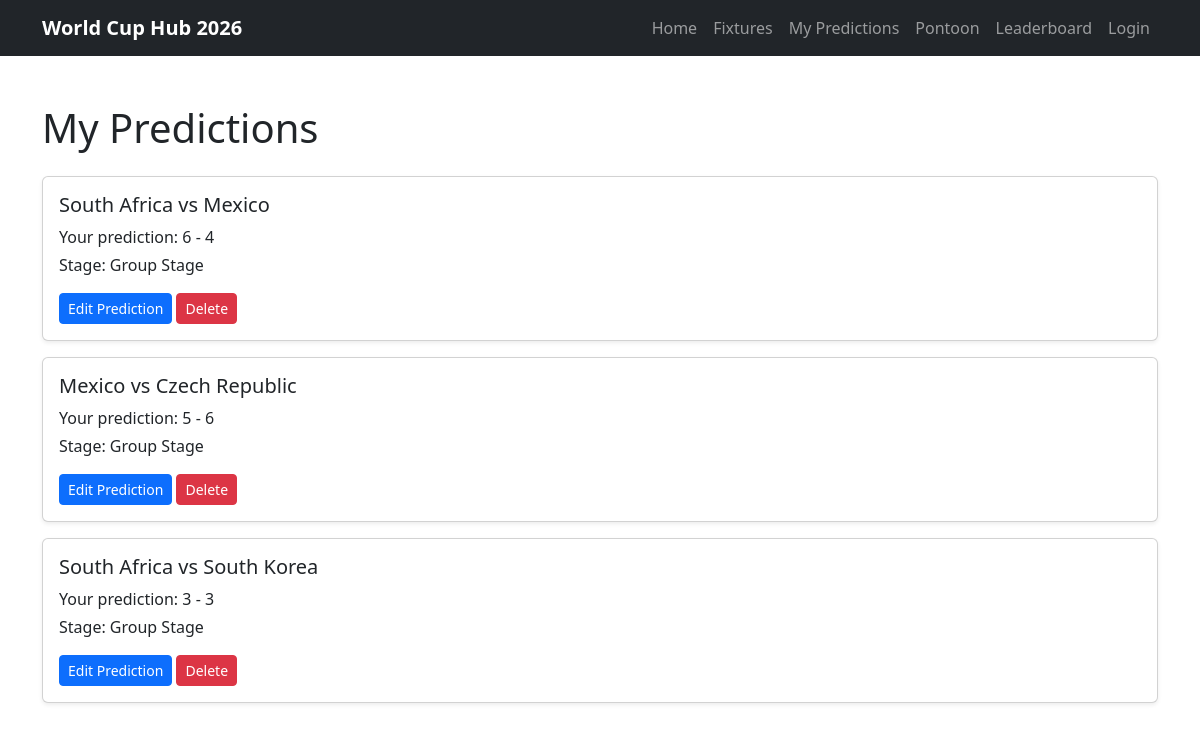
/my-predictions/ (signed in), run on an earlier commit of the app's database.
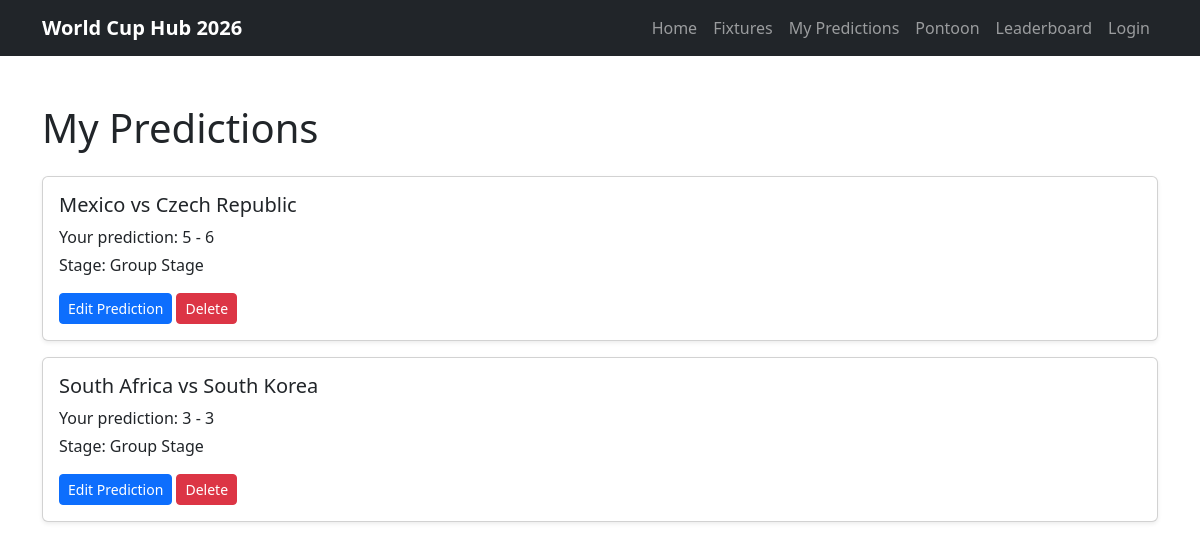
And on a later commit of the database.
### predictor/models.py (models this page shows, shortened)
class Prediction(models.Model):
    user = models.ForeignKey(User, on_delete=models.CASCADE, related_name='predictions')
    fixture = models.ForeignKey(Fixture, on_delete=models.CASCADE, related_name='predictions')
    predicted_home_score = models.PositiveIntegerField()
    predicted_away_score = models.PositiveIntegerField()
    points_awarded = models.IntegerField(default=0)
    created_at = models.DateTimeField(auto_now_add=True)
    class Meta:
        unique_together = ('user', 'fixture')
        ordering = ['fixture__kickoff_time']

class Fixture(models.Model):
    STAGE_CHOICES = [
        ('Group Stage', 'Group Stage'),
        ('Round of 32', 'Round of 32'),
        ('Round of 16', 'Round of 16'),
        ('Quarterfinals', 'Quarterfinals'),
        ('Semifinals', 'Semifinals'),
        ('Final', 'Final'),
    ]
    home_team = models.ForeignKey(
        Team,
        on_delete=models.CASCADE,
        related_name='home_fixtures'
    )
    away_team = models.ForeignKey(
        Team,
        on_delete=models.CASCADE,
        related_name='away_fixtures'
    )
    stadium = models.ForeignKey(
        Stadium,
        on_delete=models.SET_NULL,
        related_name='fixtures',
        null=True,
        blank=True
    )
    stage = models.CharField(max_length=20, choices=STAGE_CHOICES)
    kickoff_time = models.DateTimeField()
    home_team_score = models.PositiveIntegerField(blank=True, null=True)
    away_team_score = models.PositiveIntegerField(blank=True, null=True)
    class Meta:
        ordering = ['kickoff_time']

class Team(models.Model):
    GROUP_CHOICES = [
        ('A', 'Group A'),
        ('B', 'Group B'),
        ('C', 'Group C'),
        ('D', 'Group D'),
        ('E', 'Group E'),
        ('F', 'Group F'),
        ('G', 'Group G'),
        ('H', 'Group H'),
        ('I', 'Group I'),
        ('J', 'Group J'),
        ('K', 'Group K'),
        ('L', 'Group L'),
    ]
    name = models.CharField(max_length=100)
    group = models.CharField(max_length=1, choices=GROUP_CHOICES)
    manager = models.CharField(max_length=100, blank=True, null=True)
    captain = models.CharField(max_length=100, blank=True, null=True)
    best_world_cup_finish = models.CharField(max_length=100, blank=True, null=True)
    best_world_cup_year = models.PositiveIntegerField(blank=True, null=True)
    def __str__(self):
        return self.name

### predictor/views.py (the view)
@login_required
def my_predictions(request):
    predictions = Prediction.objects.filter(
        user=request.user
    )
    context = {
        "predictions": predictions,
    }
    return render(
        request,
        "predictor/my_predictions.html",
        context
    )

### predictor/templates/predictor/my_predictions.html
{% extends "base.html" %} {% block title %} My Predictions | World Cup Hub 2026 {% endblock %} {% block content %}
<section class="container py-5">
  <h1 class="mb-4">My Predictions</h1>
  {% for prediction in predictions %}
  <div class="card mb-3 shadow-sm">
    <div class="card-body">
      <h2 class="h5">{{ prediction.fixture.home_team }} vs {{ prediction.fixture.away_team }}</h2>
      <p class="mb-1">Your prediction: {{ prediction.predicted_home_score }} - {{ prediction.predicted_away_score }}</p>
      <p class="mb-0">Stage: {{ prediction.fixture.get_stage_display }}</p>
      <a href="{% url 'create_prediction' prediction.fixture.id %}" class="btn btn-primary btn-sm mt-3"> Edit Prediction </a>
      <a href="{% url 'delete_prediction' prediction.id %}" class="btn btn-danger btn-sm mt-3"> Delete </a>
    </div>
  </div>
  {% empty %}
  <p>You have not made any predictions yet.</p>
  {% endfor %}
</section>
{% endblock %}

### templates/base.html (shortened to what this page needs)
{% load static %}
<!doctype html>
<html lang="en">
  <head>
    <link href="https://cdn.jsdelivr.net/npm/bootstrap@5.3.3/dist/css/bootstrap.min.css" rel="stylesheet" />
    <link rel="stylesheet" href="{% static 'css/style.css' %}" />
  </head>
  <body>
    <nav class="navbar navbar-expand-lg navbar-dark bg-dark">
      <div class="container">
        <a class="navbar-brand fw-bold" href="#">World Cup Hub 2026</a>
        <div class="collapse navbar-collapse" id="mainNavbar">
          <ul class="navbar-nav ms-auto mb-2 mb-lg-0">
            <li class="nav-item">
              <a class="nav-link" href="#">Home</a>
            </li>
            <li class="nav-item">
              <a class="nav-link" href="{% url 'fixtures' %}">Fixtures</a>
            </li>
            <li class="nav-item">
              <a class="nav-link" href="{% url 'my_predictions' %}"> My Predictions </a>
            </li>
            <li class="nav-item">
              <a class="nav-link" href="#">Pontoon</a>
            </li>
            <li class="nav-item">
              <a class="nav-link" href="#">Leaderboard</a>
            </li>
            <li class="nav-item">
              <a class="nav-link" href="#">Login</a>
            </li>
          </ul>
        </div>
      </div>
    </nav>
    <main>
       {% block content %} {% endblock %}
    </main>
  </body>
</html>

What changed in the data, as far as the page shows it:
removed Prediction: fixture.home_team "South Africa", fixture.away_team "Mexico", predicted_home_score "6", predicted_away_score "4", fixture.stage "Group Stage"
